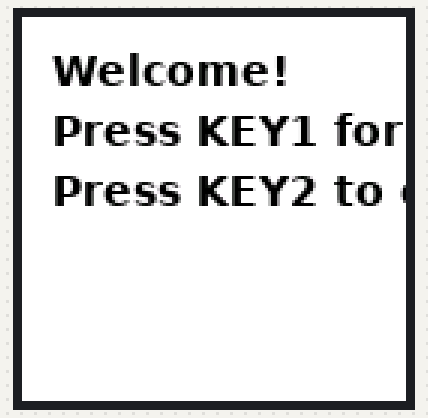
Recording of a program running on a simulated Raspberry Pi (BCM pin numbers). On the bench: 128×128 colour display. The camera gives no picture and a still takes 0.5 s; library files of the repository ran but are not shown: LCD_1in44.py, LCD_Config.py.

Above: at 0.7 s.

The program:

main.py
```python
import LCD_1in44
import LCD_Config
import numpy as np
from PIL import Image, ImageDraw, ImageFont
import RPi.GPIO as GPIO
import time
import sys
from picamera2 import Picamera2
import io

# Pin definitions from ST7735S_buttons.txt
KEY1_PIN = 21  # Start video
KEY2_PIN = 20  # Exit program
KEY3_PIN = 16  # Stop video

def setup_gpio():
    """Sets up GPIO pins for buttons."""
    GPIO.setmode(GPIO.BCM)
    GPIO.setup(KEY1_PIN, GPIO.IN, pull_up_down=GPIO.PUD_UP)
    GPIO.setup(KEY2_PIN, GPIO.IN, pull_up_down=GPIO.PUD_UP)
    GPIO.setup(KEY3_PIN, GPIO.IN, pull_up_down=GPIO.PUD_UP)

def display_message(lcd, lines):
    """Displays multi-line messages on the LCD."""
    image = Image.new("RGB", (lcd.width, lcd.height), "WHITE")
    draw = ImageDraw.Draw(image)
    try:
        # Use a more common font if the original is not available
        font = ImageFont.truetype('/usr/share/fonts/truetype/dejavu/DejaVuSans-Bold.ttf', 14)
    except IOError:
        font = ImageFont.load_default()

    y_text = 10
    for line in lines:
        draw.text((10, y_text), line, font=font, fill="BLACK")
        y_text += 20
    lcd.LCD_ShowImage(image, 0, 0)

def start_video_stream(lcd):
    """Starts the camera stream on the LCD using picamera2."""
    display_message(lcd, ["Starting Stream...", "Press KEY3 to stop."])
    time.sleep(2)

    picam2 = Picamera2()
    picam2.configure(picam2.create_preview_configuration(main={"size": (128, 128)}))
    picam2.start()

    try:
        while True:
            if not GPIO.input(KEY3_PIN):
                print("KEY3 pressed, stopping video stream.")
                break

            frame = picam2.capture_array()
            image = Image.fromarray(frame)
            lcd.LCD_ShowImage(image, 0, 0)
            time.sleep(0.05)  # Small delay for smoother visuals
    finally:
        picam2.stop()

def main():
    """Main function to run the application."""
    setup_gpio()
    lcd = LCD_1in44.LCD()
    Lcd_ScanDir = LCD_1in44.SCAN_DIR_DFT
    lcd.LCD_Init(Lcd_ScanDir)
    lcd.LCD_Clear()

    try:
        while True:
            # Display the welcome menu
            welcome_lines = [
                "Welcome!",
                "Press KEY1 for video",
                "Press KEY2 to exit"
            ]
            display_message(lcd, welcome_lines)

            # Wait for user input
            while True:
                if not GPIO.input(KEY1_PIN):
                    print("KEY1 pressed, starting video stream.")
                    start_video_stream(lcd)
                    # Break to redisplay the menu after the stream stops
                    break

                if not GPIO.input(KEY2_PIN):
                    print("KEY2 pressed, exiting program.")
                    display_message(lcd, ["Goodbye!"])
                    time.sleep(1)
                    lcd.LCD_Clear()
                    GPIO.cleanup()
                    sys.exit()

                time.sleep(0.1) # Polling delay

    except KeyboardInterrupt:
        print("Program interrupted by user.")
    finally:
        lcd.LCD_Clear()
        GPIO.cleanup()

if __name__ == '__main__':
    main()
```
